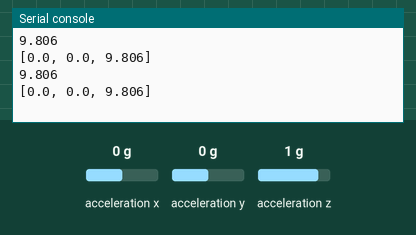
This program was run on a simulated Raspberry Pi Pico running CircuitPython. Shown: the last lines printed to the serial console. The test bench sets the inputs (shaded band); at power-on: acceleration x 0 g, acceleration y 0 g, acceleration z 1 g.

Above: at 3.6 s.
3.7 s: acceleration x set to -1.4 g
At 4.4 s:
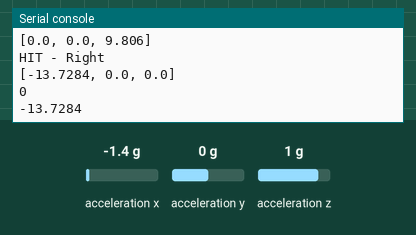
5.2 s: acceleration x set to 0 g
At 6.4 s:
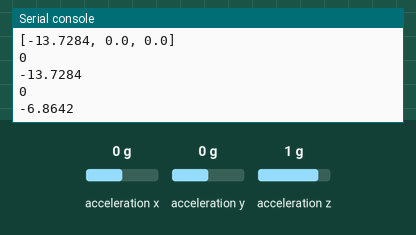
6.7 s: acceleration y set to -1.4 g
At 8.1 s:
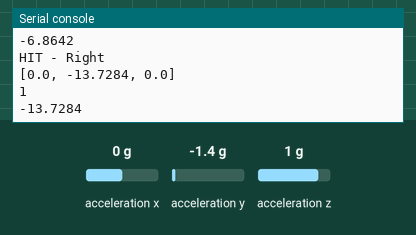
Timing chart, 0 to 9.7 s (numbered marks = the images above; inputs shaded):
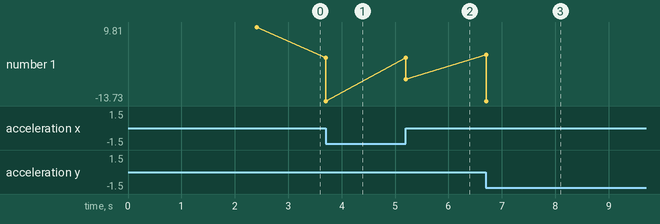

Measured:
- after the input at 3.7 s, the serial console: prints a new line at once (image 1)
- after the input at 5.2 s, the serial console: prints a new line at once (image 2)
- after the input at 6.7 s, the serial console: prints a new line at once (image 3)
- plotted number 1: 9.81 → -13.73 after the input at 3.7 s, -13.73 → -6.86 after the input at 5.2 s

The program:

acc.py
```python
import time
import board
import busio
import adafruit_mpu6050
import math

##### CONFIG

loopWait = .01
cooldown = .5

hitLMinMag = 3
hitRMinMag = 1

##### CONFIG END

cooldownTimerL = 0
cooldownTimerR = 0

i2cl = busio.I2C(board.GP1, board.GP0)  # uses board.SCL and board.SDA
mpul = adafruit_mpu6050.MPU6050(i2cl)

i2cr = busio.I2C(board.GP3, board.GP2)  # uses board.SCL and board.SDA
mpur = adafruit_mpu6050.MPU6050(i2cr)

def GetMag(acc3d):
    return math.sqrt(pow(acc3d[0],2) + pow(acc3d[1],2) + pow(acc3d[2],2))

def GetMoveCali(acc3d, cali):
    x = (acc3d[0] - cali[0])
    y = (acc3d[1] - cali[1])
    z = (acc3d[2] - cali[2])
    ret = [x,y,z]
    return ret

def GetMagCali(acc3d, cali):
    return GetMag(acc3d) - cali


# Calibrate Start
caliVecL = mpul.acceleration
caliMagL = GetMag(caliVecL)
caliVecR = mpur.acceleration
caliMagR = GetMag(caliVecR)

for i in range(1,9):
    caliVecLT = mpul.acceleration
    caliMagL = (caliMagL + GetMag(caliVecLT)) / 2
    caliVecL = [((caliVecL[0] + caliVecLT[0]) / 2), ((caliVecL[1] + caliVecLT[1]) / 2), ((caliVecL[2] + caliVecLT[2]) / 2)]

    caliVecRT = mpur.acceleration
    caliMagR = (caliMagR + GetMag(caliVecRT)) / 2
    caliVecR = [((caliVecR[0] + caliVecRT[0]) / 2), ((caliVecR[1] + caliVecRT[1]) / 2), ((caliVecR[2] + caliVecRT[2]) / 2)]

    time.sleep(.3)

print(caliMagL)
print(caliVecL)
print(caliMagR)
print(caliVecR)

# Calibrate End

def FindBiggestComp(acc3d):
    if (abs(acc3d[0]) > abs(acc3d[1]) and abs(acc3d[0]) > abs(acc3d[2])):
        return 0
    if (abs(acc3d[1]) > abs(acc3d[0]) and abs(acc3d[1]) > abs(acc3d[2])):
        return 1
    if (abs(acc3d[2]) > abs(acc3d[0]) and abs(acc3d[2]) > abs(acc3d[1])):
        return 2

def FindAxisR(moveR):
    moveRCom = moveR
    magR = GetMag(moveR)
    print("HIT - Right")
    print(moveR)
    print(FindBiggestComp(moveR))
    print(moveR[FindBiggestComp(moveR)])
    while magR > hitRMinMag:
        moveRT = GetMoveCali(mpur.acceleration, caliVecR)
        magR = GetMag(moveRT)
        moveRCom = [((moveRCom[0] + moveRT[0]) / 2), ((moveRCom[1] + moveRT[1]) / 2), ((moveRCom[2] + moveRT[2]) / 2)]
    print(FindBiggestComp(moveRCom))
    print(moveRCom[FindBiggestComp(moveRCom)])


while True:
    moveL = GetMoveCali(mpul.acceleration, caliVecL)
    moveR = GetMoveCali(mpur.acceleration, caliVecR)

    #if (cooldownTimerL <= 0 and GetMagCali(moveL, caliMagL) > hitLMinMag):
    #    cooldownTimerL = cooldown
    #    print("HIT - Left")
    #    print(GetMoveCali(moveL, caliVecL))

    if (cooldownTimerR <= 0 and GetMag(moveR) > hitRMinMag):
        cooldownTimerR = cooldown
        FindAxisR(moveR)


    time.sleep(loopWait)

    #if (cooldownTimerL > 0):
    #    cooldownTimerL = cooldownTimerL - loopWait
    if (cooldownTimerR > 0):
        cooldownTimerR = cooldownTimerR - loopWait
```
